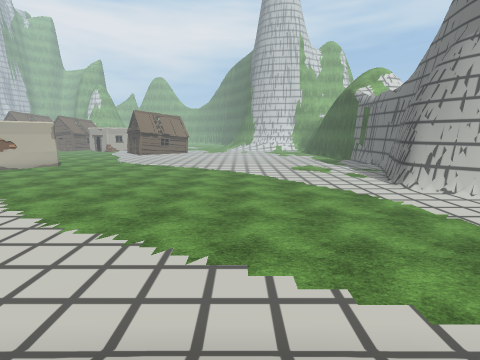
view 1 (above)

20 first-person views from a walk through a scene from a Unity 3-D project. The camera is 1.3 m above the floor, tilts 10° down and sees 85° across. The floor is counted in squares, 1 m on a side. Each view is taken from the middle of a square. On the plan, view 1 faces up. The plan holds only what a view shows up to about 13 squares ahead; the rest is blank. The place goes on beyond the plan. The player is left out. Some animated figures are not drawn. Some surface patterns are stand-ins.

view 2
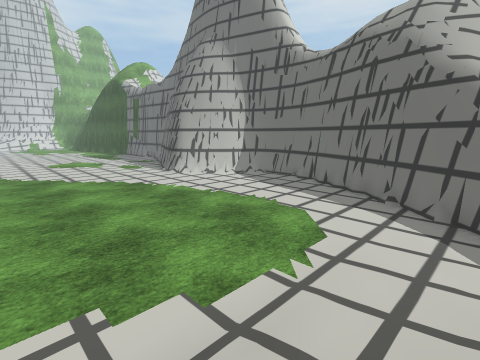

view 3
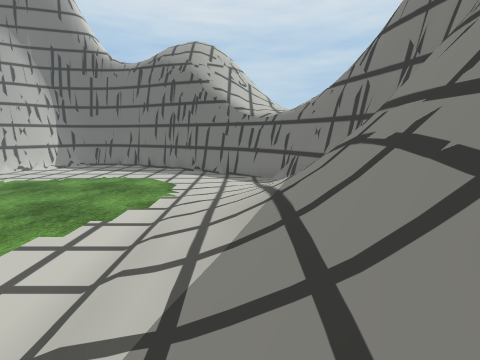

view 4
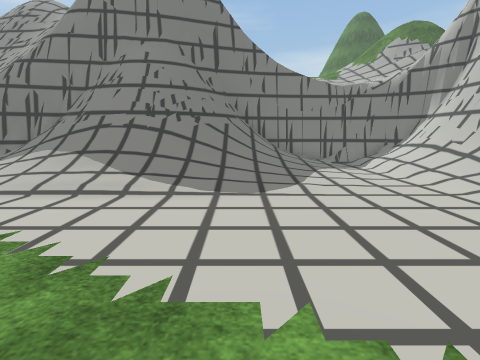

view 5
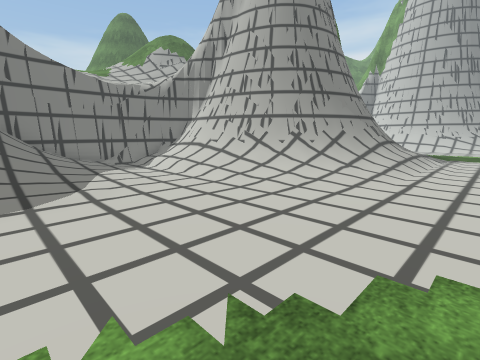

view 6
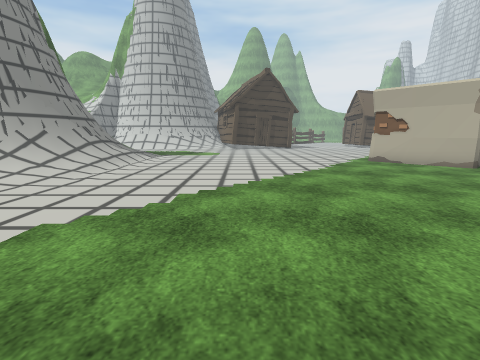

view 7
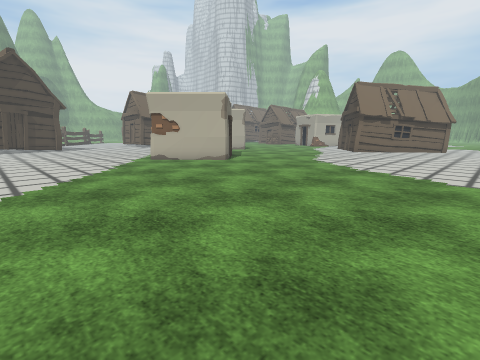

view 8
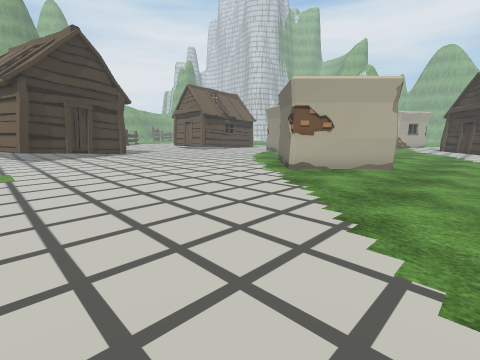

view 9
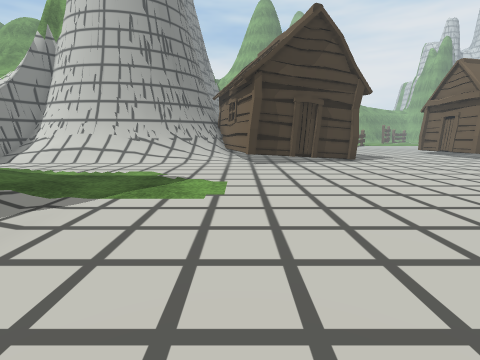

view 10
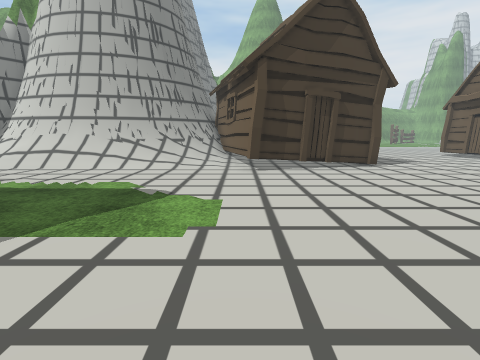

view 11
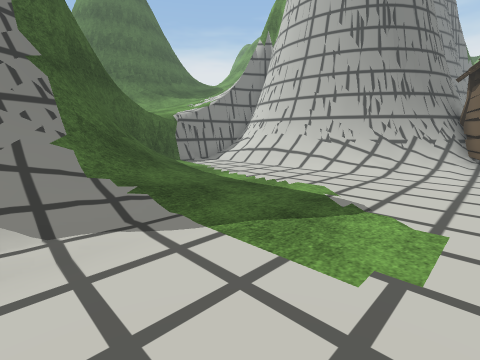

view 12
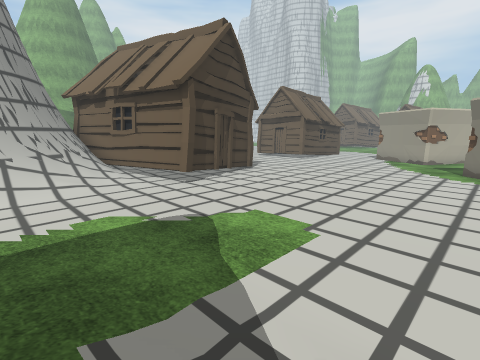

view 13
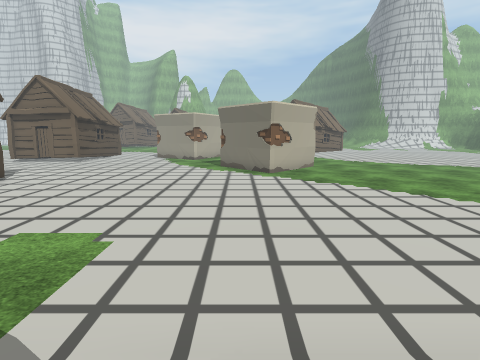

view 14
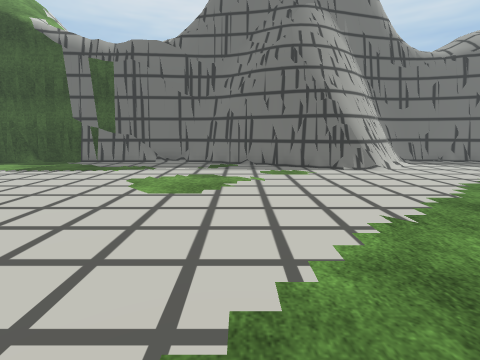

view 15
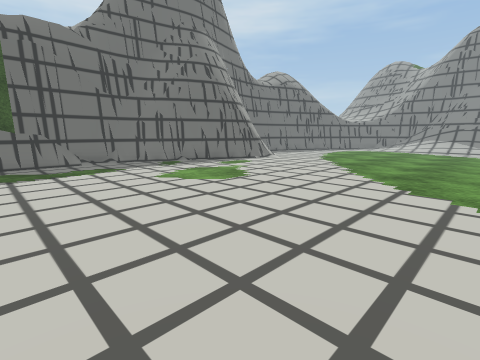

view 16
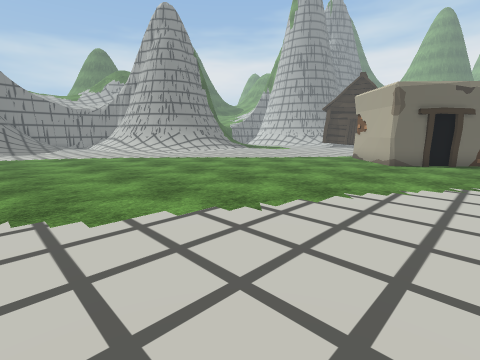

view 17
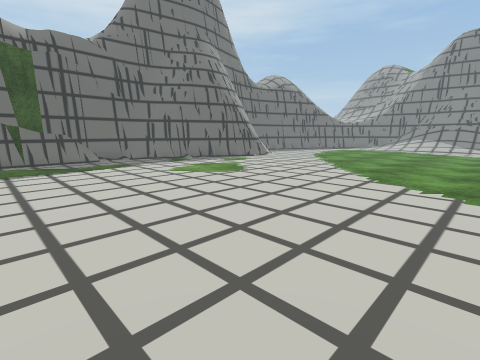

view 18
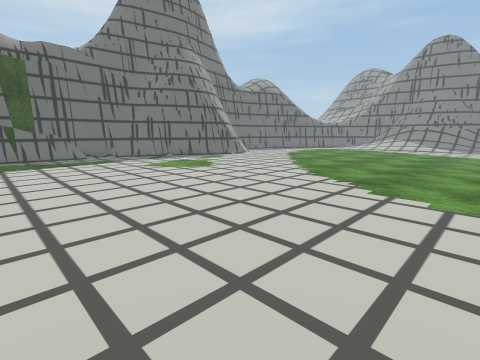

view 19
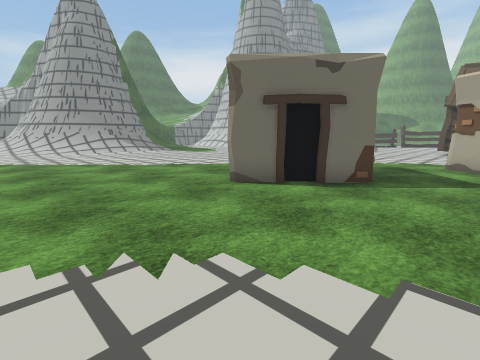

view 20
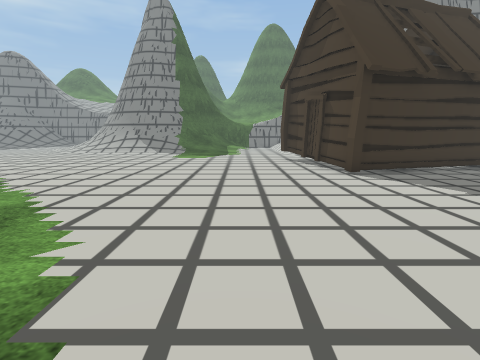

### Floor plan
Key: @ floor where view 1 was taken; # wall or solid block; . main floor; : floor 0.25 m higher than the main floor; / step, stairs or slope; = window, fence, low wall or low ledge; v drop or lower ground; H hut; O other object.
Columns run from 33 left of view 1 to 11 right of it. Each row starts with its distance up from view 1.
 25               ..............................#
 24          .  O...............................#
 23        .....................................#
 22        ......... #..........................#
 21    ............O ##.........................#
 20    ...........##  ##........................#
 19    ............####.........................#
 18    .............##.........................##
 17   ..............O..........................#
 16  ....H....................................##
 15  ..HHH....................................#
 14 HHH...H..................................##
 13    ...H..................................##
 12    ...H..................................##
 11    ...H..................................=##
 10 H :HHHHH...................................##
  9 HHHH/::.....................................#
  8 ##=///:.....................................#
  7  ##=//:.....................................#
  6   ##=//.....:://////::.....................##
  5    #=//...:://////////:....................#
  4    ##//..::////====////::.................##
  3     #//..:///=######=//::.................##
  2     #//..///=##   ###=///...::///////:::.##
  1    ##//..///##     ###=//.:::////////:::##
  0    ##//.. =##       ##=//.:://///@/////##
 -1    #=// v###         #=//::////====///##
 -2     ##               #=//::///=########
 -3                      ##//:///=##
 -4                       #########

Where each view was taken, in squares from view 1:
view 1: 0 up, 0 right, facing up
view 2: 1 up, 1 right, facing up-right
view 3: 1 up, 3 left, facing right
view 4: 8 up, 4 left, facing down
view 5: 8 up, 4 left, facing down-left
view 6: 11 up, 4 left, facing left
view 7: 11 up, 4 left, facing up-left
view 8: 9 up, 11 left, facing up-left
view 9: 10 up, 15 left, facing left
view 10: 10 up, 17 left, facing left
view 11: 10 up, 18 left, facing down-left
view 12: 5 up, 18 left, facing up-left
view 13: 5 up, 18 left, facing up
view 14: 17 up, 2 left, facing right
view 15: 24 up, 2 left, facing down-right
view 16: 23 up, 2 left, facing down-left
view 17: 25 up, 3 left, facing down-right
view 18: 25 up, 5 left, facing down-right
view 19: 25 up, 9 left, facing down-left
view 20: 24 up, 24 left, facing down
